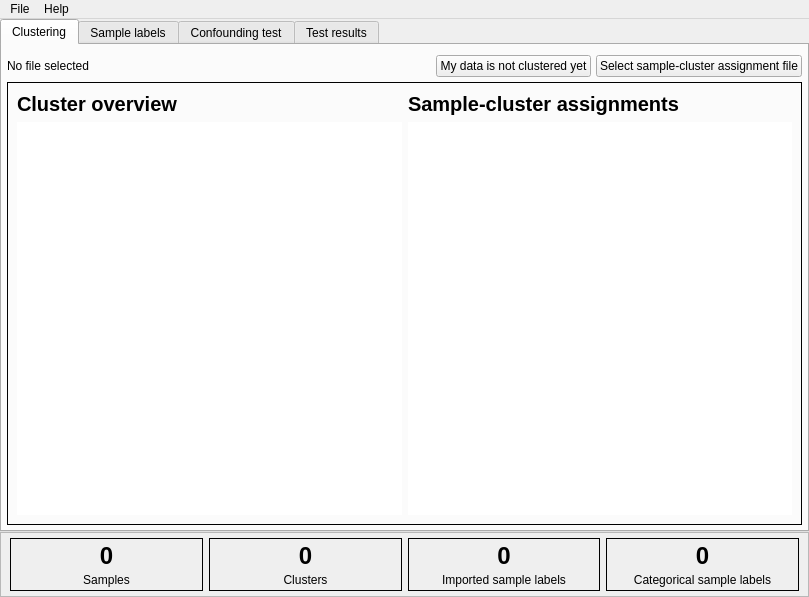
<?xml version="1.0" encoding="UTF-8"?>
<ui version="4.0">
 <class>MainWindow</class>
 <widget class="QMainWindow" name="MainWindow">
  <property name="geometry">
   <rect>
    <x>0</x>
    <y>0</y>
    <width>809</width>
    <height>597</height>
   </rect>
  </property>
  <property name="windowTitle">
   <string>MainWindow</string>
  </property>
  <property name="locale">
   <locale language="English" country="UnitedStates"/>
  </property>
  <widget class="QWidget" name="centralwidget">
   <layout class="QVBoxLayout" name="verticalLayout_2" stretch="1,0">
    <property name="spacing">
     <number>0</number>
    </property>
    <property name="leftMargin">
     <number>0</number>
    </property>
    <property name="topMargin">
     <number>0</number>
    </property>
    <property name="rightMargin">
     <number>0</number>
    </property>
    <property name="bottomMargin">
     <number>0</number>
    </property>
    <item>
     <widget class="QTabWidget" name="tabWidget">
      <property name="locale">
       <locale language="English" country="UnitedStates"/>
      </property>
      <property name="currentIndex">
       <number>0</number>
      </property>
      <widget class="QWidget" name="cls_tab">
       <attribute name="title">
        <string>Clustering</string>
       </attribute>
       <layout class="QVBoxLayout" name="verticalLayout" stretch="0,0">
        <property name="spacing">
         <number>5</number>
        </property>
        <property name="leftMargin">
         <number>5</number>
        </property>
        <property name="topMargin">
         <number>10</number>
        </property>
        <property name="rightMargin">
         <number>5</number>
        </property>
        <property name="bottomMargin">
         <number>5</number>
        </property>
        <item>
         <layout class="QHBoxLayout" name="cls_header_layout">
          <item>
           <widget class="QLabel" name="cls_file_text">
            <property name="text">
             <string>No file selected</string>
            </property>
            <property name="wordWrap">
             <bool>true</bool>
            </property>
           </widget>
          </item>
          <item>
           <spacer name="horizontalSpacer">
            <property name="orientation">
             <enum>Qt::Horizontal</enum>
            </property>
            <property name="sizeHint" stdset="0">
             <size>
              <width>40</width>
              <height>20</height>
             </size>
            </property>
           </spacer>
          </item>
          <item>
           <widget class="QPushButton" name="generate_clustering_btn">
            <property name="enabled">
             <bool>true</bool>
            </property>
            <property name="text">
             <string>My data is not clustered yet</string>
            </property>
           </widget>
          </item>
          <item>
           <widget class="QPushButton" name="select_cls_file">
            <property name="text">
             <string>Select sample-cluster assignment file</string>
            </property>
           </widget>
          </item>
         </layout>
        </item>
        <item>
         <widget class="QFrame" name="cls_details_frame">
          <property name="frameShape">
           <enum>QFrame::Box</enum>
          </property>
          <layout class="QHBoxLayout" name="cls_details_layout">
           <item>
            <layout class="QVBoxLayout" name="cls_preview_layout" stretch="0,0">
             <item>
              <widget class="QLabel" name="cls_preview_lbl">
               <property name="font">
                <font>
                 <pointsize>15</pointsize>
                 <bold>true</bold>
                </font>
               </property>
               <property name="text">
                <string>Cluster overview</string>
               </property>
              </widget>
             </item>
             <item>
              <widget class="QTableView" name="cls_unique_table">
               <property name="frameShape">
                <enum>QFrame::Box</enum>
               </property>
               <property name="frameShadow">
                <enum>QFrame::Plain</enum>
               </property>
               <property name="lineWidth">
                <number>0</number>
               </property>
               <property name="selectionMode">
                <enum>QAbstractItemView::NoSelection</enum>
               </property>
              </widget>
             </item>
            </layout>
           </item>
           <item>
            <layout class="QVBoxLayout" name="cls_table_layout">
             <item>
              <widget class="QLabel" name="cls_table_lbl">
               <property name="font">
                <font>
                 <pointsize>15</pointsize>
                 <bold>true</bold>
                </font>
               </property>
               <property name="text">
                <string>Sample-cluster assignments</string>
               </property>
              </widget>
             </item>
             <item>
              <widget class="QTableView" name="cls_table">
               <property name="locale">
                <locale language="English" country="UnitedStates"/>
               </property>
               <property name="frameShape">
                <enum>QFrame::Box</enum>
               </property>
               <property name="frameShadow">
                <enum>QFrame::Plain</enum>
               </property>
               <property name="lineWidth">
                <number>0</number>
               </property>
               <property name="selectionMode">
                <enum>QAbstractItemView::NoSelection</enum>
               </property>
              </widget>
             </item>
            </layout>
           </item>
          </layout>
         </widget>
        </item>
       </layout>
      </widget>
      <widget class="QWidget" name="label_tab">
       <attribute name="title">
        <string>Sample labels</string>
       </attribute>
       <layout class="QVBoxLayout" name="verticalLayout_10" stretch="0,0,1">
        <property name="spacing">
         <number>5</number>
        </property>
        <property name="leftMargin">
         <number>5</number>
        </property>
        <property name="topMargin">
         <number>10</number>
        </property>
        <property name="rightMargin">
         <number>5</number>
        </property>
        <property name="bottomMargin">
         <number>5</number>
        </property>
        <item>
         <layout class="QHBoxLayout" name="labels_header_layout">
          <property name="spacing">
           <number>5</number>
          </property>
          <item>
           <widget class="QLabel" name="label_file_txt">
            <property name="text">
             <string>No label file selected</string>
            </property>
            <property name="wordWrap">
             <bool>true</bool>
            </property>
           </widget>
          </item>
          <item>
           <spacer name="horizontalSpacer_2">
            <property name="orientation">
             <enum>Qt::Horizontal</enum>
            </property>
            <property name="sizeHint" stdset="0">
             <size>
              <width>40</width>
              <height>20</height>
             </size>
            </property>
           </spacer>
          </item>
          <item>
           <widget class="QPushButton" name="import_labels_btn">
            <property name="text">
             <string>Select sample label CSV file</string>
            </property>
           </widget>
          </item>
          <item>
           <widget class="QPushButton" name="advanced_label_settings_btn">
            <property name="text">
             <string>Adjust categories</string>
            </property>
           </widget>
          </item>
         </layout>
        </item>
        <item>
         <widget class="QFrame" name="cat_advanced_frame">
          <property name="frameShape">
           <enum>QFrame::Box</enum>
          </property>
          <property name="frameShadow">
           <enum>QFrame::Plain</enum>
          </property>
          <property name="lineWidth">
           <number>0</number>
          </property>
          <layout class="QHBoxLayout" name="horizontalLayout_6" stretch="1,2">
           <property name="spacing">
            <number>0</number>
           </property>
           <property name="leftMargin">
            <number>0</number>
           </property>
           <property name="topMargin">
            <number>0</number>
           </property>
           <property name="rightMargin">
            <number>0</number>
           </property>
           <property name="bottomMargin">
            <number>0</number>
           </property>
           <item>
            <widget class="QCheckBox" name="drop_missing_check">
             <property name="text">
              <string>drop missing values</string>
             </property>
             <property name="checked">
              <bool>true</bool>
             </property>
            </widget>
           </item>
           <item>
            <layout class="QVBoxLayout" name="category_settings_layout">
             <property name="spacing">
              <number>5</number>
             </property>
             <item>
              <widget class="QLabel" name="category_count_label">
               <property name="text">
                <string>maximum number of categories per label:</string>
               </property>
              </widget>
             </item>
             <item>
              <layout class="QHBoxLayout" name="category_count_layout" stretch="2,1">
               <property name="spacing">
                <number>10</number>
               </property>
               <item>
                <widget class="QSpinBox" name="category_count_spin">
                 <property name="minimum">
                  <number>2</number>
                 </property>
                 <property name="maximum">
                  <number>20</number>
                 </property>
                 <property name="value">
                  <number>10</number>
                 </property>
                </widget>
               </item>
               <item>
                <widget class="QPushButton" name="refine_cat_count_btn">
                 <property name="text">
                  <string>Apply</string>
                 </property>
                </widget>
               </item>
              </layout>
             </item>
            </layout>
           </item>
          </layout>
         </widget>
        </item>
        <item>
         <widget class="QFrame" name="label_selection_frame">
          <property name="frameShape">
           <enum>QFrame::Box</enum>
          </property>
          <layout class="QVBoxLayout" name="verticalLayout_11" stretch="0,0,0">
           <property name="spacing">
            <number>5</number>
           </property>
           <property name="leftMargin">
            <number>5</number>
           </property>
           <property name="topMargin">
            <number>5</number>
           </property>
           <property name="rightMargin">
            <number>5</number>
           </property>
           <property name="bottomMargin">
            <number>5</number>
           </property>
           <item>
            <layout class="QVBoxLayout" name="labels_table_layout" stretch="0,1">
             <property name="spacing">
              <number>3</number>
             </property>
             <item>
              <layout class="QHBoxLayout" name="labels_table_head_layout" stretch="1,0,1,0">
               <item>
                <widget class="QLabel" name="labels_preview_lbl">
                 <property name="font">
                  <font>
                   <pointsize>15</pointsize>
                   <bold>true</bold>
                  </font>
                 </property>
                 <property name="text">
                  <string>Potential confounding factor selection</string>
                 </property>
                </widget>
               </item>
               <item>
                <widget class="QFrame" name="sort_frame">
                 <property name="frameShape">
                  <enum>QFrame::NoFrame</enum>
                 </property>
                 <property name="frameShadow">
                  <enum>QFrame::Plain</enum>
                 </property>
                 <property name="lineWidth">
                  <number>0</number>
                 </property>
                 <layout class="QHBoxLayout" name="horizontalLayout_3">
                  <property name="spacing">
                   <number>5</number>
                  </property>
                  <property name="leftMargin">
                   <number>0</number>
                  </property>
                  <property name="topMargin">
                   <number>0</number>
                  </property>
                  <property name="rightMargin">
                   <number>0</number>
                  </property>
                  <property name="bottomMargin">
                   <number>0</number>
                  </property>
                  <item>
                   <spacer name="horizontalSpacer_4">
                    <property name="orientation">
                     <enum>Qt::Horizontal</enum>
                    </property>
                    <property name="sizeHint" stdset="0">
                     <size>
                      <width>40</width>
                      <height>20</height>
                     </size>
                    </property>
                   </spacer>
                  </item>
                  <item>
                   <widget class="QLabel" name="sort_labels_lbl">
                    <property name="text">
                     <string>sort labels</string>
                    </property>
                   </widget>
                  </item>
                  <item>
                   <widget class="QPushButton" name="sort_up_btn">
                    <property name="text">
                     <string>A-Z</string>
                    </property>
                   </widget>
                  </item>
                  <item>
                   <widget class="QPushButton" name="sort_down_btn">
                    <property name="text">
                     <string>Z-A</string>
                    </property>
                   </widget>
                  </item>
                 </layout>
                </widget>
               </item>
               <item>
                <widget class="QLineEdit" name="query_field">
                 <property name="placeholderText">
                  <string>find sample label by name...</string>
                 </property>
                 <property name="clearButtonEnabled">
                  <bool>true</bool>
                 </property>
                </widget>
               </item>
               <item>
                <widget class="QPushButton" name="find_cat_btn">
                 <property name="text">
                  <string>Find label</string>
                 </property>
                </widget>
               </item>
              </layout>
             </item>
             <item>
              <widget class="QTableView" name="label_table">
               <property name="frameShape">
                <enum>QFrame::Box</enum>
               </property>
               <property name="frameShadow">
                <enum>QFrame::Plain</enum>
               </property>
               <property name="lineWidth">
                <number>0</number>
               </property>
               <property name="editTriggers">
                <set>QAbstractItemView::NoEditTriggers</set>
               </property>
               <property name="selectionMode">
                <enum>QAbstractItemView::SingleSelection</enum>
               </property>
               <property name="selectionBehavior">
                <enum>QAbstractItemView::SelectRows</enum>
               </property>
               <attribute name="horizontalHeaderHighlightSections">
                <bool>false</bool>
               </attribute>
              </widget>
             </item>
            </layout>
           </item>
           <item>
            <widget class="Line" name="line">
             <property name="orientation">
              <enum>Qt::Vertical</enum>
             </property>
            </widget>
           </item>
           <item>
            <layout class="QGridLayout" name="label_overlap_layout" columnstretch="2,1,1,1,1">
             <property name="horizontalSpacing">
              <number>10</number>
             </property>
             <property name="verticalSpacing">
              <number>0</number>
             </property>
             <item row="0" column="4">
              <widget class="QLabel" name="sel_overlap_txt">
               <property name="text">
                <string>--</string>
               </property>
              </widget>
             </item>
             <item row="0" column="3">
              <widget class="QLabel" name="sel_overlap_lbl">
               <property name="text">
                <string>selected label</string>
               </property>
              </widget>
             </item>
             <item row="0" column="2">
              <widget class="QLabel" name="overlap_txt">
               <property name="text">
                <string>--</string>
               </property>
              </widget>
             </item>
             <item row="0" column="0">
              <widget class="QLabel" name="sample_overlap_lbl">
               <property name="text">
                <string>Sample overlap</string>
               </property>
              </widget>
             </item>
             <item row="0" column="1">
              <widget class="QLabel" name="overlap_lbl">
               <property name="text">
                <string>all labels</string>
               </property>
              </widget>
             </item>
            </layout>
           </item>
          </layout>
         </widget>
        </item>
       </layout>
      </widget>
      <widget class="QWidget" name="conf_tab">
       <attribute name="title">
        <string>Confounding test</string>
       </attribute>
       <layout class="QVBoxLayout" name="verticalLayout_5" stretch="0,0,0">
        <property name="spacing">
         <number>5</number>
        </property>
        <property name="leftMargin">
         <number>5</number>
        </property>
        <property name="topMargin">
         <number>10</number>
        </property>
        <property name="rightMargin">
         <number>5</number>
        </property>
        <property name="bottomMargin">
         <number>5</number>
        </property>
        <item>
         <widget class="QFrame" name="conf_warning_frame">
          <property name="frameShape">
           <enum>QFrame::WinPanel</enum>
          </property>
          <layout class="QHBoxLayout" name="conf_warning_layout">
           <item>
            <widget class="QLabel" name="conf_warning_txt">
             <property name="text">
              <string>--</string>
             </property>
            </widget>
           </item>
          </layout>
         </widget>
        </item>
        <item>
         <layout class="QHBoxLayout" name="conf_factor_layout" stretch="0,1">
          <property name="spacing">
           <number>10</number>
          </property>
          <item>
           <widget class="QLabel" name="conf_factor_lbl">
            <property name="text">
             <string>Selected potential confounding factor:</string>
            </property>
            <property name="alignment">
             <set>Qt::AlignLeading|Qt::AlignLeft|Qt::AlignVCenter</set>
            </property>
           </widget>
          </item>
          <item>
           <widget class="QLabel" name="conf_factor_txt">
            <property name="font">
             <font>
              <pointsize>18</pointsize>
              <bold>true</bold>
             </font>
            </property>
            <property name="text">
             <string>--</string>
            </property>
            <property name="alignment">
             <set>Qt::AlignLeading|Qt::AlignLeft|Qt::AlignVCenter</set>
            </property>
            <property name="wordWrap">
             <bool>true</bool>
            </property>
           </widget>
          </item>
         </layout>
        </item>
        <item>
         <layout class="QHBoxLayout" name="conf_p_lbl_layout" stretch="3,1">
          <property name="spacing">
           <number>10</number>
          </property>
          <item>
           <widget class="QTabWidget" name="conf_tab_widget">
            <property name="tabPosition">
             <enum>QTabWidget::South</enum>
            </property>
            <property name="currentIndex">
             <number>0</number>
            </property>
            <widget class="QWidget" name="vis_tab">
             <attribute name="title">
              <string>Visualization</string>
             </attribute>
             <layout class="QVBoxLayout" name="verticalLayout_3">
              <property name="leftMargin">
               <number>5</number>
              </property>
              <property name="topMargin">
               <number>5</number>
              </property>
              <property name="rightMargin">
               <number>5</number>
              </property>
              <property name="bottomMargin">
               <number>5</number>
              </property>
              <item>
               <widget class="QWidget" name="conf_vis_widget" native="true"/>
              </item>
             </layout>
            </widget>
            <widget class="QWidget" name="cont_tab">
             <attribute name="title">
              <string>Contingency table</string>
             </attribute>
             <layout class="QVBoxLayout" name="verticalLayout_4">
              <property name="leftMargin">
               <number>5</number>
              </property>
              <property name="topMargin">
               <number>5</number>
              </property>
              <property name="rightMargin">
               <number>5</number>
              </property>
              <property name="bottomMargin">
               <number>5</number>
              </property>
              <item>
               <widget class="QTableView" name="cont_table">
                <property name="frameShape">
                 <enum>QFrame::Box</enum>
                </property>
                <property name="frameShadow">
                 <enum>QFrame::Plain</enum>
                </property>
                <property name="lineWidth">
                 <number>0</number>
                </property>
                <property name="selectionMode">
                 <enum>QAbstractItemView::NoSelection</enum>
                </property>
               </widget>
              </item>
             </layout>
            </widget>
           </widget>
          </item>
          <item>
           <layout class="QVBoxLayout" name="conf_result_layout">
            <item>
             <widget class="QFrame" name="conf_p_val_frame">
              <property name="locale">
               <locale language="English" country="UnitedStates"/>
              </property>
              <property name="frameShape">
               <enum>QFrame::Panel</enum>
              </property>
              <property name="frameShadow">
               <enum>QFrame::Plain</enum>
              </property>
              <layout class="QVBoxLayout" name="verticalLayout_17">
               <property name="spacing">
                <number>3</number>
               </property>
               <property name="leftMargin">
                <number>3</number>
               </property>
               <property name="topMargin">
                <number>3</number>
               </property>
               <property name="rightMargin">
                <number>3</number>
               </property>
               <property name="bottomMargin">
                <number>3</number>
               </property>
               <item>
                <widget class="QLabel" name="conf_p_val_txt">
                 <property name="font">
                  <font>
                   <pointsize>18</pointsize>
                   <bold>true</bold>
                  </font>
                 </property>
                 <property name="text">
                  <string>not computed</string>
                 </property>
                 <property name="alignment">
                  <set>Qt::AlignCenter</set>
                 </property>
                </widget>
               </item>
               <item>
                <widget class="QLabel" name="conf_p_val_lbl">
                 <property name="text">
                  <string>p-value</string>
                 </property>
                 <property name="alignment">
                  <set>Qt::AlignCenter</set>
                 </property>
                </widget>
               </item>
               <item>
                <widget class="QPushButton" name="conf_compute_btn">
                 <property name="text">
                  <string>Compute</string>
                 </property>
                </widget>
               </item>
               <item>
                <widget class="QPushButton" name="p_val_details_btn">
                 <property name="text">
                  <string>Show details</string>
                 </property>
                </widget>
               </item>
               <item>
                <widget class="QPushButton" name="export_single_result_btn">
                 <property name="text">
                  <string>Export result</string>
                 </property>
                </widget>
               </item>
              </layout>
             </widget>
            </item>
            <item>
             <widget class="QFrame" name="orig_p_val_frame">
              <property name="frameShape">
               <enum>QFrame::Panel</enum>
              </property>
              <property name="frameShadow">
               <enum>QFrame::Plain</enum>
              </property>
              <layout class="QVBoxLayout" name="verticalLayout_16">
               <property name="spacing">
                <number>3</number>
               </property>
               <property name="leftMargin">
                <number>3</number>
               </property>
               <property name="topMargin">
                <number>3</number>
               </property>
               <property name="rightMargin">
                <number>3</number>
               </property>
               <property name="bottomMargin">
                <number>3</number>
               </property>
               <item>
                <widget class="QLabel" name="orig_p_txt">
                 <property name="font">
                  <font>
                   <pointsize>18</pointsize>
                   <bold>true</bold>
                  </font>
                 </property>
                 <property name="text">
                  <string/>
                 </property>
                 <property name="alignment">
                  <set>Qt::AlignCenter</set>
                 </property>
                </widget>
               </item>
               <item>
                <widget class="QLabel" name="orig_p_lbl">
                 <property name="text">
                  <string>original p-value</string>
                 </property>
                 <property name="alignment">
                  <set>Qt::AlignCenter</set>
                 </property>
                </widget>
               </item>
              </layout>
             </widget>
            </item>
            <item>
             <widget class="QFrame" name="perm_frame">
              <property name="frameShape">
               <enum>QFrame::Panel</enum>
              </property>
              <property name="frameShadow">
               <enum>QFrame::Plain</enum>
              </property>
              <layout class="QVBoxLayout" name="verticalLayout_18">
               <property name="spacing">
                <number>3</number>
               </property>
               <property name="leftMargin">
                <number>3</number>
               </property>
               <property name="topMargin">
                <number>3</number>
               </property>
               <property name="rightMargin">
                <number>3</number>
               </property>
               <property name="bottomMargin">
                <number>3</number>
               </property>
               <item>
                <widget class="QLabel" name="failed_perm_txt">
                 <property name="font">
                  <font>
                   <pointsize>18</pointsize>
                   <bold>true</bold>
                  </font>
                 </property>
                 <property name="text">
                  <string/>
                 </property>
                 <property name="alignment">
                  <set>Qt::AlignCenter</set>
                 </property>
                </widget>
               </item>
               <item>
                <widget class="QLabel" name="failed_perm_lbl">
                 <property name="text">
                  <string>redrawn permutations</string>
                 </property>
                 <property name="alignment">
                  <set>Qt::AlignCenter</set>
                 </property>
                </widget>
               </item>
              </layout>
             </widget>
            </item>
            <item>
             <widget class="QFrame" name="perm_frame_warning">
              <property name="frameShape">
               <enum>QFrame::WinPanel</enum>
              </property>
              <property name="frameShadow">
               <enum>QFrame::Plain</enum>
              </property>
              <layout class="QVBoxLayout" name="verticalLayout_19">
               <property name="spacing">
                <number>3</number>
               </property>
               <property name="leftMargin">
                <number>3</number>
               </property>
               <property name="topMargin">
                <number>3</number>
               </property>
               <property name="rightMargin">
                <number>3</number>
               </property>
               <property name="bottomMargin">
                <number>3</number>
               </property>
               <item>
                <widget class="QLabel" name="failed_perm_txt_warning">
                 <property name="font">
                  <font>
                   <pointsize>18</pointsize>
                   <bold>true</bold>
                  </font>
                 </property>
                 <property name="text">
                  <string/>
                 </property>
                 <property name="alignment">
                  <set>Qt::AlignCenter</set>
                 </property>
                </widget>
               </item>
               <item>
                <widget class="QLabel" name="failed_perm_lbl_warning">
                 <property name="text">
                  <string>redrawn permutations</string>
                 </property>
                 <property name="alignment">
                  <set>Qt::AlignCenter</set>
                 </property>
                </widget>
               </item>
              </layout>
             </widget>
            </item>
            <item>
             <spacer name="conf_result_spacer">
              <property name="orientation">
               <enum>Qt::Vertical</enum>
              </property>
              <property name="sizeHint" stdset="0">
               <size>
                <width>20</width>
                <height>40</height>
               </size>
              </property>
             </spacer>
            </item>
            <item>
             <widget class="QProgressBar" name="progress_bar">
              <property name="value">
               <number>0</number>
              </property>
             </widget>
            </item>
           </layout>
          </item>
         </layout>
        </item>
       </layout>
      </widget>
      <widget class="QWidget" name="results_tab">
       <attribute name="title">
        <string>Test results</string>
       </attribute>
       <layout class="QVBoxLayout" name="verticalLayout_7" stretch="0,1">
        <property name="spacing">
         <number>5</number>
        </property>
        <property name="leftMargin">
         <number>5</number>
        </property>
        <property name="topMargin">
         <number>10</number>
        </property>
        <property name="rightMargin">
         <number>5</number>
        </property>
        <property name="bottomMargin">
         <number>5</number>
        </property>
        <item>
         <layout class="QHBoxLayout" name="results_layout">
          <item>
           <widget class="QLabel" name="multiple_testing_warning">
            <property name="text">
             <string>Please consider applying multiple testing correction</string>
            </property>
           </widget>
          </item>
          <item>
           <spacer name="horizontalSpacer_3">
            <property name="orientation">
             <enum>Qt::Horizontal</enum>
            </property>
            <property name="sizeHint" stdset="0">
             <size>
              <width>40</width>
              <height>20</height>
             </size>
            </property>
           </spacer>
          </item>
          <item>
           <widget class="QPushButton" name="export_all_results_btn">
            <property name="text">
             <string>Export results</string>
            </property>
           </widget>
          </item>
         </layout>
        </item>
        <item>
         <widget class="QTableView" name="results_table">
          <property name="frameShape">
           <enum>QFrame::Box</enum>
          </property>
          <property name="frameShadow">
           <enum>QFrame::Plain</enum>
          </property>
          <property name="lineWidth">
           <number>0</number>
          </property>
          <property name="selectionMode">
           <enum>QAbstractItemView::NoSelection</enum>
          </property>
         </widget>
        </item>
       </layout>
      </widget>
     </widget>
    </item>
    <item>
     <widget class="QFrame" name="data_overview_frame">
      <property name="frameShape">
       <enum>QFrame::StyledPanel</enum>
      </property>
      <property name="frameShadow">
       <enum>QFrame::Raised</enum>
      </property>
      <layout class="QHBoxLayout" name="horizontalLayout_9">
       <property name="topMargin">
        <number>5</number>
       </property>
       <property name="bottomMargin">
        <number>5</number>
       </property>
       <item>
        <widget class="QFrame" name="sample_count_frame">
         <property name="frameShape">
          <enum>QFrame::Panel</enum>
         </property>
         <property name="frameShadow">
          <enum>QFrame::Plain</enum>
         </property>
         <property name="lineWidth">
          <number>1</number>
         </property>
         <layout class="QVBoxLayout" name="verticalLayout_6">
          <property name="spacing">
           <number>3</number>
          </property>
          <property name="leftMargin">
           <number>3</number>
          </property>
          <property name="topMargin">
           <number>3</number>
          </property>
          <property name="rightMargin">
           <number>3</number>
          </property>
          <property name="bottomMargin">
           <number>3</number>
          </property>
          <item>
           <widget class="QLabel" name="sample_count_txt">
            <property name="font">
             <font>
              <pointsize>18</pointsize>
              <bold>true</bold>
             </font>
            </property>
            <property name="layoutDirection">
             <enum>Qt::LeftToRight</enum>
            </property>
            <property name="text">
             <string>0</string>
            </property>
            <property name="alignment">
             <set>Qt::AlignCenter</set>
            </property>
           </widget>
          </item>
          <item>
           <widget class="QLabel" name="sample_count_lbl">
            <property name="text">
             <string>Samples</string>
            </property>
            <property name="alignment">
             <set>Qt::AlignCenter</set>
            </property>
           </widget>
          </item>
         </layout>
        </widget>
       </item>
       <item>
        <widget class="QFrame" name="cluster_count_frame">
         <property name="frameShape">
          <enum>QFrame::Panel</enum>
         </property>
         <property name="frameShadow">
          <enum>QFrame::Plain</enum>
         </property>
         <property name="lineWidth">
          <number>1</number>
         </property>
         <layout class="QVBoxLayout" name="verticalLayout_8">
          <property name="spacing">
           <number>3</number>
          </property>
          <property name="leftMargin">
           <number>3</number>
          </property>
          <property name="topMargin">
           <number>3</number>
          </property>
          <property name="rightMargin">
           <number>3</number>
          </property>
          <property name="bottomMargin">
           <number>3</number>
          </property>
          <item>
           <widget class="QLabel" name="cluster_count_txt">
            <property name="font">
             <font>
              <pointsize>18</pointsize>
              <bold>true</bold>
             </font>
            </property>
            <property name="layoutDirection">
             <enum>Qt::LeftToRight</enum>
            </property>
            <property name="text">
             <string>0</string>
            </property>
            <property name="alignment">
             <set>Qt::AlignCenter</set>
            </property>
           </widget>
          </item>
          <item>
           <widget class="QLabel" name="cluster_count_lbl">
            <property name="text">
             <string>Clusters</string>
            </property>
            <property name="alignment">
             <set>Qt::AlignCenter</set>
            </property>
           </widget>
          </item>
         </layout>
        </widget>
       </item>
       <item>
        <widget class="QFrame" name="label_count_frame">
         <property name="frameShape">
          <enum>QFrame::Panel</enum>
         </property>
         <property name="frameShadow">
          <enum>QFrame::Plain</enum>
         </property>
         <property name="lineWidth">
          <number>1</number>
         </property>
         <layout class="QVBoxLayout" name="verticalLayout_9">
          <property name="spacing">
           <number>3</number>
          </property>
          <property name="leftMargin">
           <number>3</number>
          </property>
          <property name="topMargin">
           <number>3</number>
          </property>
          <property name="rightMargin">
           <number>3</number>
          </property>
          <property name="bottomMargin">
           <number>3</number>
          </property>
          <item>
           <widget class="QLabel" name="label_count_txt">
            <property name="font">
             <font>
              <pointsize>18</pointsize>
              <bold>true</bold>
             </font>
            </property>
            <property name="layoutDirection">
             <enum>Qt::LeftToRight</enum>
            </property>
            <property name="text">
             <string>0</string>
            </property>
            <property name="alignment">
             <set>Qt::AlignCenter</set>
            </property>
           </widget>
          </item>
          <item>
           <widget class="QLabel" name="label_count_lbl">
            <property name="text">
             <string>Imported sample labels</string>
            </property>
            <property name="alignment">
             <set>Qt::AlignCenter</set>
            </property>
           </widget>
          </item>
         </layout>
        </widget>
       </item>
       <item>
        <widget class="QFrame" name="cat_label_frame">
         <property name="frameShape">
          <enum>QFrame::Panel</enum>
         </property>
         <property name="frameShadow">
          <enum>QFrame::Plain</enum>
         </property>
         <property name="lineWidth">
          <number>1</number>
         </property>
         <layout class="QVBoxLayout" name="verticalLayout_13">
          <property name="spacing">
           <number>3</number>
          </property>
          <property name="leftMargin">
           <number>3</number>
          </property>
          <property name="topMargin">
           <number>3</number>
          </property>
          <property name="rightMargin">
           <number>3</number>
          </property>
          <property name="bottomMargin">
           <number>3</number>
          </property>
          <item>
           <widget class="QLabel" name="cat_label_txt">
            <property name="font">
             <font>
              <pointsize>18</pointsize>
              <bold>true</bold>
             </font>
            </property>
            <property name="layoutDirection">
             <enum>Qt::LeftToRight</enum>
            </property>
            <property name="text">
             <string>0</string>
            </property>
            <property name="alignment">
             <set>Qt::AlignCenter</set>
            </property>
           </widget>
          </item>
          <item>
           <widget class="QLabel" name="cat_label_lbl">
            <property name="text">
             <string>Categorical sample labels</string>
            </property>
            <property name="alignment">
             <set>Qt::AlignCenter</set>
            </property>
           </widget>
          </item>
         </layout>
        </widget>
       </item>
      </layout>
     </widget>
    </item>
   </layout>
  </widget>
  <widget class="QMenuBar" name="menubar">
   <property name="geometry">
    <rect>
     <x>0</x>
     <y>0</y>
     <width>809</width>
     <height>22</height>
    </rect>
   </property>
   <widget class="QMenu" name="menuFile">
    <property name="title">
     <string>File</string>
    </property>
    <addaction name="action_export_test_result"/>
    <addaction name="action_export_all_results"/>
    <addaction name="action_clear_all"/>
   </widget>
   <widget class="QMenu" name="menuHelp">
    <property name="title">
     <string>Help</string>
    </property>
    <addaction name="action_method_description"/>
    <addaction name="action_software_description"/>
    <addaction name="action_about"/>
   </widget>
   <addaction name="menuFile"/>
   <addaction name="menuHelp"/>
  </widget>
  <action name="action_export_test_result">
   <property name="text">
    <string>Export test result</string>
   </property>
  </action>
  <action name="action_export_all_results">
   <property name="text">
    <string>Export all results</string>
   </property>
  </action>
  <action name="action_about">
   <property name="text">
    <string>About MultiConTest</string>
   </property>
  </action>
  <action name="action_method_description">
   <property name="text">
    <string>Method description</string>
   </property>
  </action>
  <action name="action_clear_all">
   <property name="text">
    <string>Clear all data and results</string>
   </property>
   <property name="toolTip">
    <string>Removes all imported data and computed results</string>
   </property>
  </action>
  <action name="action_software_description">
   <property name="text">
    <string>Software description</string>
   </property>
  </action>
 </widget>
 <resources>
  <include location="resources.qrc"/>
 </resources>
 <connections/>
</ui>
